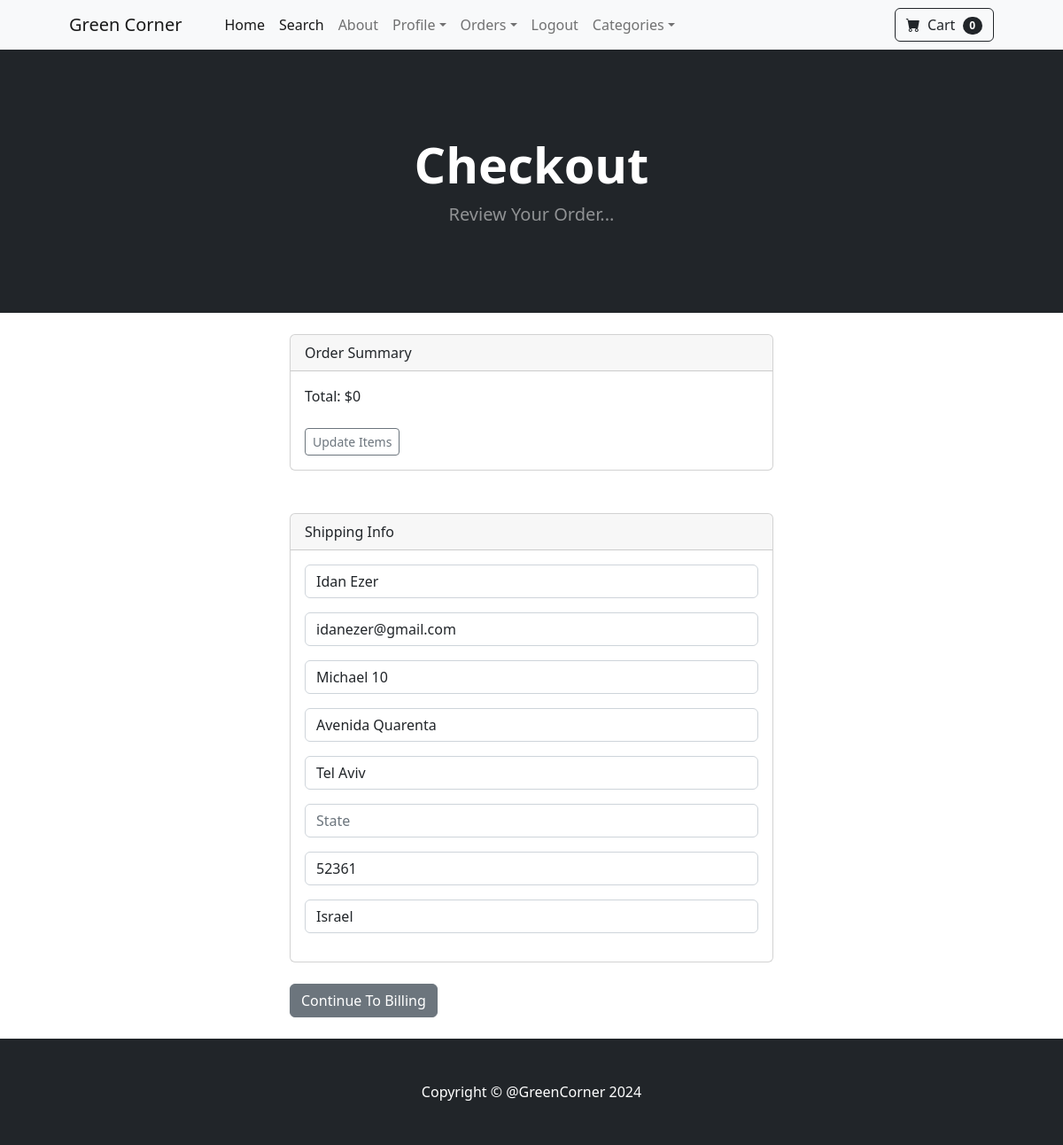
The app's page /payment/checkout (signed in) with its own data.
### payment/models.py (models this page shows, shortened)
class ShippingAddress(models.Model):
    user = models.ForeignKey(User, on_delete=models.CASCADE, null=True, blank=True)
    shipping_full_name = models.CharField(max_length=255)
    shipping_email = models.EmailField(max_length=255)
    shipping_address1 = models.CharField(max_length=255)
    shipping_address2 = models.CharField(max_length=255, null=True, blank=True)
    shipping_city = models.CharField(max_length=255)
    shipping_state = models.CharField(max_length=255, blank=True, null=True)
    shipping_zipcode = models.CharField(max_length=255, blank=True, null=True)
    shipping_country = models.CharField(max_length=255)
    class Meta:
        verbose_name_plural = 'Shipping Address'

### payment/views.py (the view)
# urls.py: path('checkout', views.checkout, name='checkout'),
def checkout(request):
    cart = Cart(request)
    cart_products = cart.get_products()
    quantities = cart.get_quantities()
    totals = cart.get_totals()
    if request.user.is_authenticated:
        shipping_user = ShippingAddress.objects.get(user__id=request.user.id)
        shipping_form = ShippingAddressForm(request.POST or None, instance=shipping_user)
        context = {'cart_products': cart_products, 'quantities': quantities, 'totals': totals,
                   'shipping_form': shipping_form}
        return render(request, 'payment/checkout.html', context)
    else:
        shipping_form = ShippingAddressForm(request.POST or None)
        context = {'cart_products': cart_products, 'quantities': quantities, 'totals': totals,
                   'shipping_form': shipping_form}
        return render(request, 'payment/checkout.html', context)

### cart/cart.py (called while the page is built, shortened)
    def __len__(self):
        return len(self.cart)

    def get_products(self):
        product_ids = self.cart.keys()
        products = Product.objects.filter(id__in=product_ids)
        return products

    def get_quantities(self):
        quantities = self.cart
        return quantities

    def get_totals(self):
        product_ids = self.cart.keys()
        products = Product.objects.filter(id__in=product_ids)
        quantities = self.cart
        total = 0
        return total

### cart/context_processors.py (called while the page is built)
def cart(request):
    return {'cart': Cart(request)}

### payment/templates/payment/checkout.html (shortened to what this page needs)
{% extends 'base.html' %}
{% block content %}
        <header class="bg-dark py-5">
            <div class="container px-4 px-lg-5 my-5">
                <div class="text-center text-white">
                    <h1 class="display-4 fw-bolder">Checkout</h1>
                    <p class="lead fw-normal text-white-50 mb-0">Review Your Order...</p>
                </div>
            </div>
        </header>
        <br/>
        <div class="container">
            <div class="row">
                    <div class="col-md-6 offset-md-3">
          <div class="card">
          <div class="card-header">
            Order Summary
          </div>
          <div class="card-body">
            Total:  ${{ totals }}
            <br/><br/>
            <a href="{% url 'cart_summary' %}" class="btn btn-sm btn-outline-secondary">Update Items</a>
          </div>
        </div>
<br/><br/>
<div class="card">
  <div class="card-header">
    Shipping Info
  </div>
  <div class="card-body">
    <form method="POST" action="{% url 'billing_info' %}">
    {{ shipping_form.as_p }}
  </div>
</div>
<br/>
<button type="submit" class="btn btn-secondary">
        Continue To Billing
</button>
<br/><br/>
            </div>
        </div>
    </div>
{% endblock %}

### records on screen
ShippingAddress: shipping_full_name "Idan Ezer", shipping_email "idanezer@gmail.com", shipping_address1 "Michael 10", shipping_address2 "Avenida Quarenta", shipping_city "Tel Aviv", shipping_zipcode "52361", shipping_country "Israel"

### other values on screen
{{ cart|length }} "0"
{{ totals }} "0"
